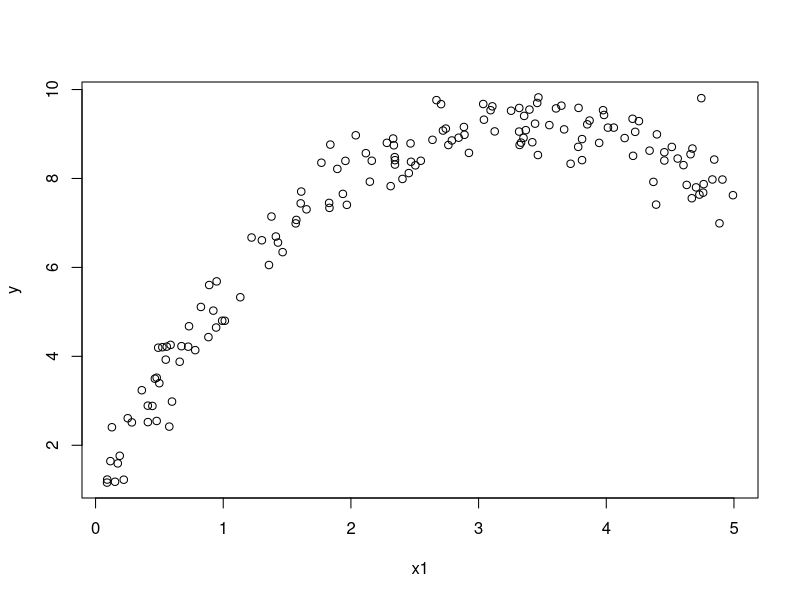
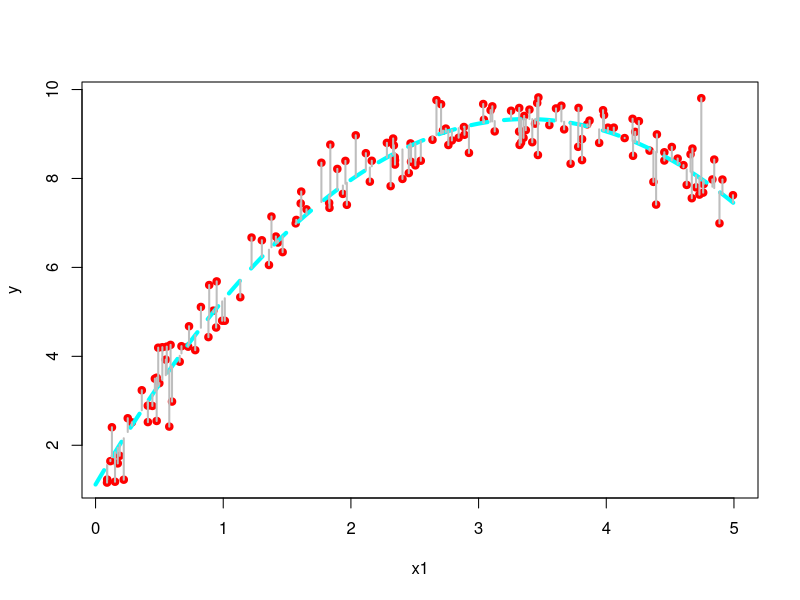

Write R code to recreate these figures, in order.
# ADA – Astronomical Data Analysis 
# by Rafael S. de Souza
# Partial example from Bayesian Models for Astrophysical Data 
# by Hilbe, de Souza & Ishida, 2016, Cambridge Univ. Press


# Example of frequentist linear regression in R
# 1 response (y) and 1 explanatory variable (x1) with a quadratic term


set.seed(1056)                    # set seed to replicate example
nobs= 150                         # number of obs in model 
x1 <- runif(nobs,0,5)             # random uniform variable
mu <- 1 + 5*x1-0.75*x1^2          # linear predictor, xb
y <- rnorm(nobs, mu, sd=0.5)     # create y as adjusted random normal variate 

# Visualize data

plot(x1,y)


fit <- lm(y ~ x1+I(x1^2))               # Normla Fit of the synthetic data. 
summary(fit) 

xx <- seq(0,5,length=200)
ypred <- predict(fit,newdata=list(x1=xx),type="response") # Prediction from the model 

# Plot regression line 
plot(x1,y,pch=19,col="red")
lines(xx,ypred,col='cyan',lwd=4,lty=2)
# add the residuals
segments(x1,fitted(fit),x1,y,lwd=2,col="gray")